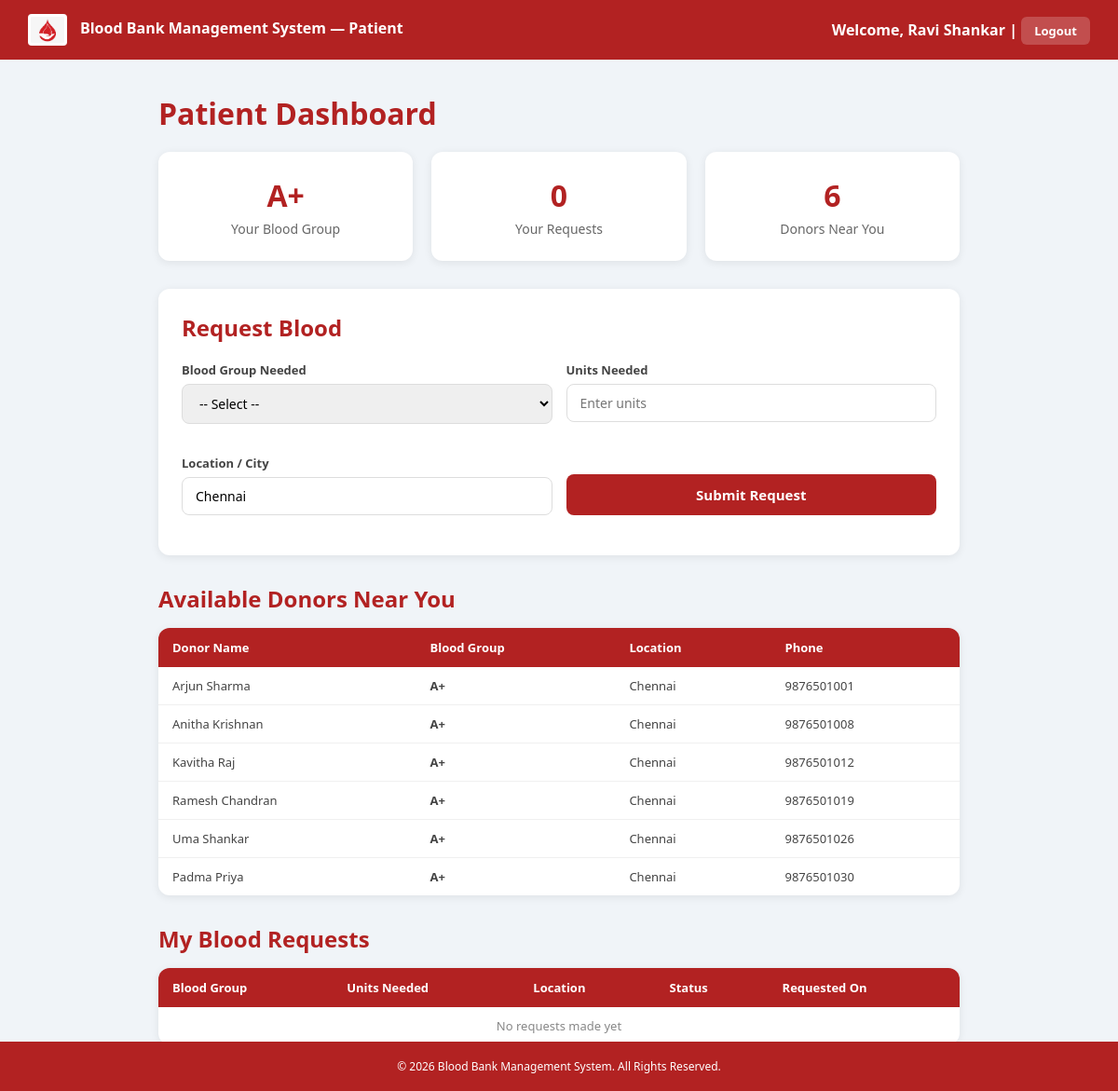
/patient_dashboard.php (signed in), run on the app's committed database.
### tables this page shows
CREATE TABLE patients (
    id INT AUTO_INCREMENT PRIMARY KEY,
    user_id INT,
    blood_group VARCHAR(5),
    phone VARCHAR(15),
    location VARCHAR(100),
    FOREIGN KEY (user_id) REFERENCES users(id)
);

CREATE TABLE donors (
    id INT AUTO_INCREMENT PRIMARY KEY,
    user_id INT,
    blood_group VARCHAR(5),
    phone VARCHAR(15),
    location VARCHAR(100),
    last_donated DATE,
    is_available TINYINT(1) DEFAULT 1,
    FOREIGN KEY (user_id) REFERENCES users(id)
);

CREATE TABLE users (
    id INT AUTO_INCREMENT PRIMARY KEY,
    name VARCHAR(100),
    email VARCHAR(100) UNIQUE,
    password VARCHAR(255),
    role ENUM('admin', 'donor', 'patient') NOT NULL,
    created_at TIMESTAMP DEFAULT CURRENT_TIMESTAMP
);

### patient_dashboard.php (the view, shortened to what this page needs)
<?php
require_once 'config.php';
$stmt = $pdo->prepare("SELECT p.*, u.name, u.email FROM patients p
                        JOIN users u ON p.user_id = u.id
                        WHERE p.user_id = ?");
$stmt->execute([$_SESSION['user_id']]);
$patient = $stmt->fetch(PDO::FETCH_ASSOC);
$stmt = $pdo->prepare("SELECT * FROM blood_requests WHERE patient_id = ? ORDER BY requested_at DESC");
$stmt->execute([$patient['id']]);
$my_requests = $stmt->fetchAll(PDO::FETCH_ASSOC);
$stmt = $pdo->prepare("SELECT u.name, d.phone, d.location, d.blood_group
                        FROM donors d JOIN users u ON d.user_id = u.id
                        WHERE d.blood_group = ?
                        AND d.location = ?
                        AND d.is_available = 1");
$stmt->execute([$patient['blood_group'], $patient['location']]);
$matching_donors = $stmt->fetchAll(PDO::FETCH_ASSOC);
?>
<!DOCTYPE html>
<html lang="en">
<head>
    <link rel="stylesheet" href="css/style.css">
</head>
<body>
<nav>
    <span>
        <img src="logo.png" alt="logo"
     style="height:34px; vertical-align:middle; margin-right:10px;
            background:white; padding:3px; border-radius:4px;">
            Blood Bank Management System — Patient
    </span>
    <span>Welcome, <?php echo $_SESSION['name']; ?> | <a href="logout.php">Logout</a></span>
</nav>
<div class="dashboard">
    <h1>Patient Dashboard</h1>
    <div class="cards" style="margin-bottom:30px;">
        <div class="card">
            <h3><?php echo $patient['blood_group']; ?></h3>
            <p>Your Blood Group</p>
        </div>
        <div class="card">
            <h3><?php echo count($my_requests); ?></h3>
            <p>Your Requests</p>
        </div>
        <div class="card">
            <h3><?php echo count($matching_donors); ?></h3>
            <p>Donors Near You</p>
        </div>
    </div>
    <div style="background:white; padding:25px; border-radius:12px;
                box-shadow:0 2px 10px rgba(0,0,0,0.08); margin-bottom:30px;">
        <h2 style="color:#b22222; margin-bottom:20px;">Request Blood</h2>
        <form method="POST" style="display:grid; grid-template-columns:1fr 1fr; gap:15px;">
            <div class="form-group">
                <label>Blood Group Needed</label>
                <select name="blood_group" required>
                    <option value="">-- Select --</option>
                </select>
            </div>
            <div class="form-group">
                <label>Units Needed</label>
                <input type="number" name="units_needed" min="1" max="10" placeholder="Enter units" required>
            </div>
            <div class="form-group">
                <label>Location / City</label>
                <input type="text" name="location"
                       value="<?php echo $patient['location']; ?>" required>
            </div>
            <div class="form-group" style="display:flex; align-items:flex-end;">
                <button type="submit" name="request_blood" class="btn">Submit Request</button>
            </div>
        </form>
    </div>
    <h2 style="margin-bottom:15px; color:#b22222;">Available Donors Near You</h2>
    <table style="margin-bottom:30px;">
        <tr>
            <th>Donor Name</th>
            <th>Blood Group</th>
            <th>Location</th>
            <th>Phone</th>
        </tr>
        <?php if(count($matching_donors) > 0): ?>
            <?php foreach($matching_donors as $d): ?>
            <tr>
                <td><?php echo $d['name']; ?></td>
                <td><strong><?php echo $d['blood_group']; ?></strong></td>
                <td><?php echo $d['location']; ?></td>
                <td><?php echo $d['phone']; ?></td>
            </tr>
            <?php endforeach; ?>
        <?php endif; ?>
    </table>
    <h2 style="margin-bottom:15px; color:#b22222;">My Blood Requests</h2>
    <table>
        <tr>
            <th>Blood Group</th>
            <th>Units Needed</th>
            <th>Location</th>
            <th>Status</th>
            <th>Requested On</th>
        </tr>
        <?php if(count($my_requests) > 0): ?>
            <?php foreach($my_requests as $r): ?>
            <tr>
                <td><strong><?php echo $r['blood_group']; ?></strong></td>
                <td><?php echo $r['units_needed']; ?> units</td>
                <td><?php echo $r['location']; ?></td>
                <td><span class="badge <?php echo $r['status']; ?>"><?php echo ucfirst($r['status']); ?></span></td>
                <td><?php echo date('d M Y', strtotime($r['requested_at'])); ?></td>
            </tr>
            <?php endforeach; ?>
        <?php else: ?>
            <tr>
                <td colspan="5" style="text-align:center; color:#888;">No requests made yet</td>
            </tr>
        <?php endif; ?>
    </table>
</div>
<footer class="footer">
    <p>&copy; <?php echo date('Y'); ?> Blood Bank Management System. All Rights Reserved.</p>
</footer>
</body>
</html>

### css/style.css (style rules this page uses)
* { margin: 0; padding: 0; box-sizing: border-box; font-family: 'Segoe UI', sans-serif; }
body { background: #f0f4f8; min-height: 100vh; }
h2 { color: #b22222; margin-bottom: 5px; }
.form-group { text-align: left; margin-bottom: 18px; }
.form-group label { display: block; font-size: 13px; font-weight: 600; color: #444; margin-bottom: 6px; }
.form-group input, .form-group select { width: 100%; padding: 10px 14px; border: 1px solid #ddd; border-radius: 8px; font-size: 14px; transition: border 0.3s; }
.btn { width: 100%; padding: 12px; background: #b22222; color: white; border: none; border-radius: 8px; font-size: 15px; font-weight: 600; cursor: pointer; transition: background 0.3s; margin-top: 5px; }
.dashboard { max-width: 900px; margin: 30px auto; padding: 20px; }
.dashboard h1 { color: #b22222; margin-bottom: 20px; }
.cards { display: grid; grid-template-columns: repeat(auto-fit, minmax(200px, 1fr)); gap: 20px; margin-bottom: 30px; }
.card { background: white; padding: 25px; border-radius: 12px; box-shadow: 0 2px 10px rgba(0, 0, 0, 0.08); text-align: center; }
.card h3 { font-size: 32px; color: #b22222; }
.card p { color: #666; font-size: 14px; margin-top: 5px; }
table { width: 100%; border-collapse: collapse; background: white; border-radius: 12px; overflow: hidden; box-shadow: 0 2px 10px rgba(0, 0, 0, 0.08); }
th { background: #b22222; color: white; padding: 12px 15px; text-align: left; font-size: 13px; }
td { padding: 11px 15px; border-bottom: 1px solid #f0f0f0; font-size: 13px; color: #444; }
tr:last-child td { border-bottom: none; }
nav { background: #b22222; padding: 15px 30px; display: flex; justify-content: space-between; align-items: center; }
nav span { color: white; font-weight: 600; }
nav a { color: white; text-decoration: none; font-size: 13px; background: rgba(255, 255, 255, 0.2); padding: 6px 14px; border-radius: 6px; }
nav { position: fixed; top: 0; left: 0; right: 0; z-index: 1000; }
.dashboard { margin-top: 80px; }

### patient_dashboard.php (style rules this page uses)
.footer { background: #b22222; color: white; text-align: center; padding: 18px; font-size: 12px; position: fixed; bottom: 0; left: 0; width: 100%; }

### data on the page
patients: blood_group "A+", location "Chennai"
donors: user.name "Arjun Sharma", blood_group "A+", location "Chennai", phone "9876501001"
donors: user.name "Anitha Krishnan", blood_group "A+", location "Chennai", phone "9876501008"
donors: user.name "Kavitha Raj", blood_group "A+", location "Chennai", phone "9876501012"
donors: user.name "Ramesh Chandran", blood_group "A+", location "Chennai", phone "9876501019"
donors: user.name "Uma Shankar", blood_group "A+", location "Chennai", phone "9876501026"
donors: user.name "Padma Priya", blood_group "A+", location "Chennai", phone "9876501030"

### other printed values
$_SESSION['name'] "Ravi Shankar"
count($my_requests) "0"
count($matching_donors) "6"
